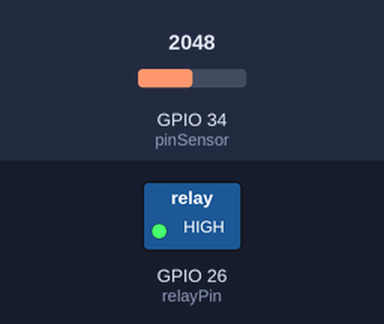
The sketch below on a simulated ESP32. On the bench: switched loads named in the sketch (green lamp = pin HIGH). The test bench sets the inputs (shaded band); at power-on: GPIO 34 (pinSensor) = 2048. WiFi joins after 1.5 s; servers stay silent unless stated; uploads are accepted with an empty reply; what the sketch prints to the serial monitor is not drawn.

Above: at 2.7 s.
2.8 s: GPIO 34 (pinSensor) set to 3313
6.9 s: GPIO 34 (pinSensor) set to 3401
At 8.2 s:
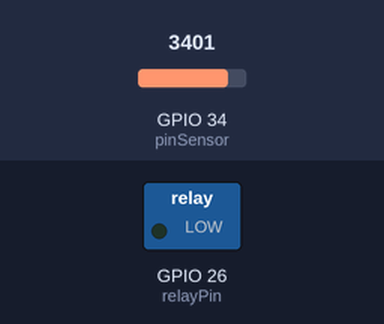
11.0 s: GPIO 34 (pinSensor) set to 2866
At 11.9 s:
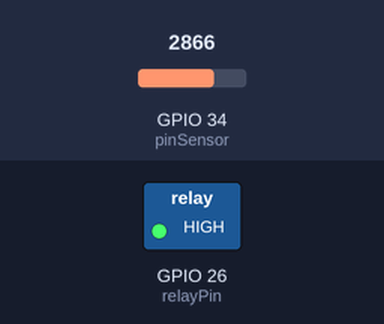
15.1 s: GPIO 34 (pinSensor) set to 3603
At 18.0 s:
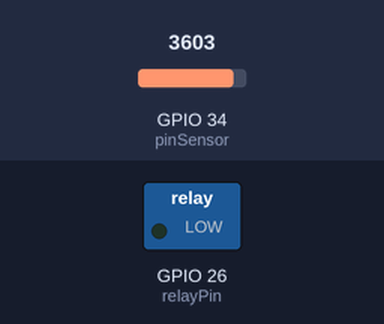
Timing chart, 0 to 19.5 s (numbered marks = the images above; inputs shaded):
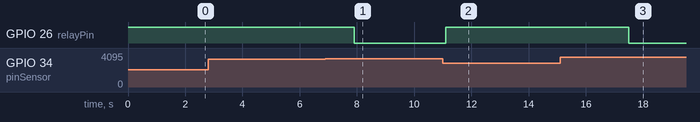

Measured:
- the behaviour switches between 3359 and 3360 on GPIO 34 (pinSensor) (found by bisection; images 0 and 1)
- after the input at 2.8 s, every drawn part: stays the same
- after the input at 6.9 s, GPIO 26 (relayPin): HIGH → LOW after 1.0 s
- after the input at 11.0 s, GPIO 26 (relayPin): LOW → HIGH after 0.11 s
- after the input at 15.1 s, GPIO 26 (relayPin): HIGH → LOW after 2.4 s

The sketch:

Smart-Agriculture.ino
```cpp
#include <WiFi.h>
#include <HTTPClient.h>

const char* ssid = ".....";
const char* password = ".....";

const int relayPin = 26;
const int pinSensor = 34; // Pin Analog

// URL API Laravel (PASTIKAN IP SESUAI IP LAPTOPMU SAAT INI)
const char* serverUrl = "http://192.168.XXX.XX:8000/api/sensor/update-otomatis";

void setup() {
  Serial.begin(115200);
  pinMode(relayPin, OUTPUT);
  digitalWrite(relayPin, HIGH); // Awalnya OFF (Active Low)

  WiFi.begin(ssid, password);
  Serial.print("Menghubungkan ke WiFi");
  while (WiFi.status() != WL_CONNECTED) {
    delay(500);
    Serial.print(".");
  }
  Serial.println("\nWiFi Terhubung!");
}

void loop() {
  // 1. Membaca & Mengolah Data Sensor
  int analogValue = analogRead(pinSensor);
  // Menggunakan rentang 4095 (Kering) sampai 2257 (Basah)
  int kelembapan = map(analogValue, 4095, 2257, 0, 100);
  kelembapan = constrain(kelembapan, 0, 100);

  Serial.print("Raw: "); Serial.print(analogValue);
  Serial.print(" | Percent: "); Serial.println(kelembapan);

  // 2. Logika Otomatis Pompa
  String statusPompa = "OFF";
  if (kelembapan < 40) {
    digitalWrite(relayPin, LOW); // Pompa NYALA
    statusPompa = "ON";
    Serial.println("Tanah Kering -> Pompa ON");
  } else {
    digitalWrite(relayPin, HIGH); // Pompa MATI
    statusPompa = "OFF";
    Serial.println("Tanah Lembab -> Pompa OFF");
  }

  // 3. Kirim Data ke Laravel
  if (WiFi.status() == WL_CONNECTED) {
    HTTPClient http;
    http.begin(serverUrl);
    http.addHeader("Content-Type", "application/x-www-form-urlencoded");

    String httpRequestData = "kelembapan=" + String(kelembapan) + "&status=" + statusPompa;
    int httpResponseCode = http.POST(httpRequestData);

    if (httpResponseCode > 0) {
      Serial.println("Data berhasil terkirim ke Laravel!");
    } else {
      Serial.println("Gagal mengirim data.");
    }
    http.end();
  }

  delay(3000); // Tunggu 3 detik
}
```
